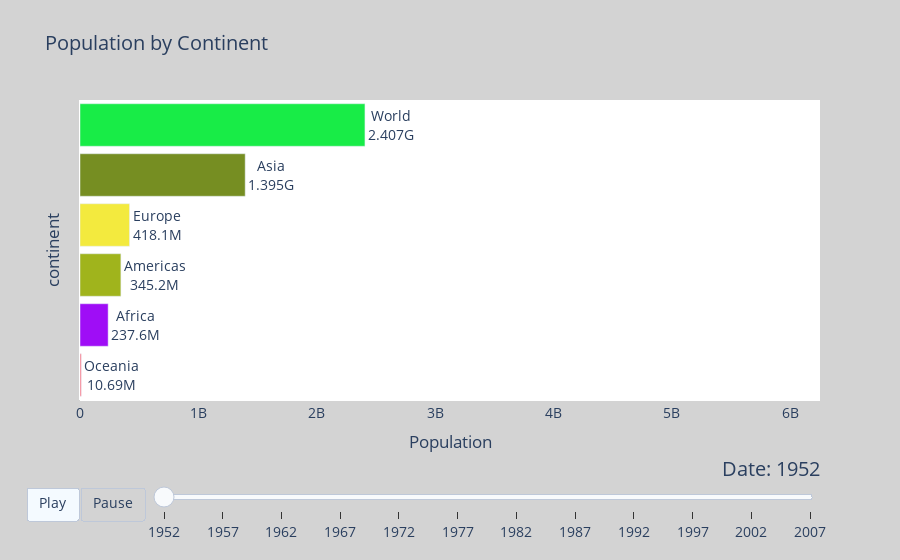

The notebook cell this image was saved under:
### Code cell
raceplot = barplot(df_summary,  item_column='continent', value_column='pop', time_column='year',top_entries=10)
fig=raceplot.plot(item_label = 'continent', value_label = 'Population', frame_duration = 'Year',  orientation='horizontal')
fig.update_layout(
title='Population by Continent',
autosize=True,
#width=50,
#height=50,
paper_bgcolor="lightgray",
)

### Figure 1 — Plotly figure (JSON) as saved in the notebook; plotly's stock layout.template omitted (floating-point values rounded to 4 significant figures)
{"data": [{"cliponaxis": false, "hoverinfo": "all", "marker": {"color": ["rgb(253, 115, 130)", "rgb(159, 13, 246)", "rgb(160, 180, 28)", "rgb(243, 234, 62)", "rgb(118, 142, 34)", "rgb(24, 236, 71)"]}, "orientation": "h", "textangle": 0, "textposition": "outside", "texttemplate": "%{y}<br>%{x:.4s}", "type": "bar", "x": [10686006, 237640501, 345152446, 418120846, 1395357351, 2406957150], "y": ["Oceania", "Africa", "Americas", "Europe", "Asia", "World"]}], "layout": {"autosize": true, "bargap": 0.15, "font": {"size": 14}, "paper_bgcolor": "lightgray", "plot_bgcolor": "#FFFFFF", "sliders": [{"active": 0, "currentvalue": {"font": {"size": 20}, "prefix": "Date: ", "visible": true, "xanchor": "right"}, "len": 0.9, "pad": {"b": 10, "t": 50}, "steps": [{"args": [["1952"], {"frame": {"duration": "Year", "redraw": false}, "mode": "immediate", "transition": {"duration": "Year"}}], "label": "1952", "method": "animate"}, {"args": [["1957"], {"frame": {"duration": "Year", "redraw": false}, "mode": "immediate", "transition": {"duration": "Year"}}], "label": "1957", "method": "animate"}, {"args": [["1962"], {"frame": {"duration": "Year", "redraw": false}, "mode": "immediate", "transition": {"duration": "Year"}}], "label": "1962", "method": "animate"}, {"args": [["1967"], {"frame": {"duration": "Year", "redraw": false}, "mode": "immediate", "transition": {"duration": "Year"}}], "label": "1967", "method": "animate"}, {"args": [["1972"], {"frame": {"duration": "Year", "redraw": false}, "mode": "immediate", "transition": {"duration": "Year"}}], "label": "1972", "method": "animate"}, {"args": [["1977"], {"frame": {"duration": "Year", "redraw": false}, "mode": "immediate", "transition": {"duration": "Year"}}], "label": "1977", "method": "animate"}, {"args": [["1982"], {"frame": {"duration": "Year", "redraw": false}, "mode": "immediate", "transition": {"duration": "Year"}}], "label": "1982", "method": "animate"}, {"args": [["1987"], {"frame": {"duration": "Year", "redraw": false}, "mode": "immediate", "transition": {"duration": "Year"}}], "label": "1987", "method": "animate"}, {"args": [["1992"], {"frame": {"duration": "Year", "redraw": false}, "mode": "immediate", "transition": {"duration": "Year"}}], "label": "1992", "method": "animate"}, {"args": [["1997"], {"frame": {"duration": "Year", "redraw": false}, "mode": "immediate", "transition": {"duration": "Year"}}], "label": "1997", "method": "animate"}, {"args": [["2002"], {"frame": {"duration": "Year", "redraw": false}, "mode": "immediate", "transition": {"duration": "Year"}}], "label": "2002", "method": "animate"}, {"args": [["2007"], {"frame": {"duration": "Year", "redraw": false}, "mode": "immediate", "transition": {"duration": "Year"}}], "label": "2007", "method": "animate"}], "transition": {"duration": 300, "easing": "cubic-in-out"}, "x": 0.1, "xanchor": "left", "y": 0, "yanchor": "top"}], "title": {"text": "Population by Continent"}, "updatemenus": [{"buttons": [{"args": [null, {"frame": {"duration": "Year", "redraw": false}, "fromcurrent": true, "transition": {"duration": "Year", "easing": "quadratic-in-out"}}], "label": "Play", "method": "animate"}, {"args": [[null], {"frame": {"duration": 0, "redraw": false}, "mode": "immediate", "transition": {"duration": 0}}], "label": "Pause", "method": "animate"}], "direction": "left", "pad": {"r": 10, "t": 87}, "showactive": true, "type": "buttons", "x": 0.1, "xanchor": "right", "y": 0, "yanchor": "top"}], "xaxis": {"range": [0, 6251013179], "showline": true, "showticklabels": true, "title": {"text": "Population"}, "visible": true}, "yaxis": {"showline": false, "showticklabels": false, "title": {"text": "continent"}, "visible": true}}}
